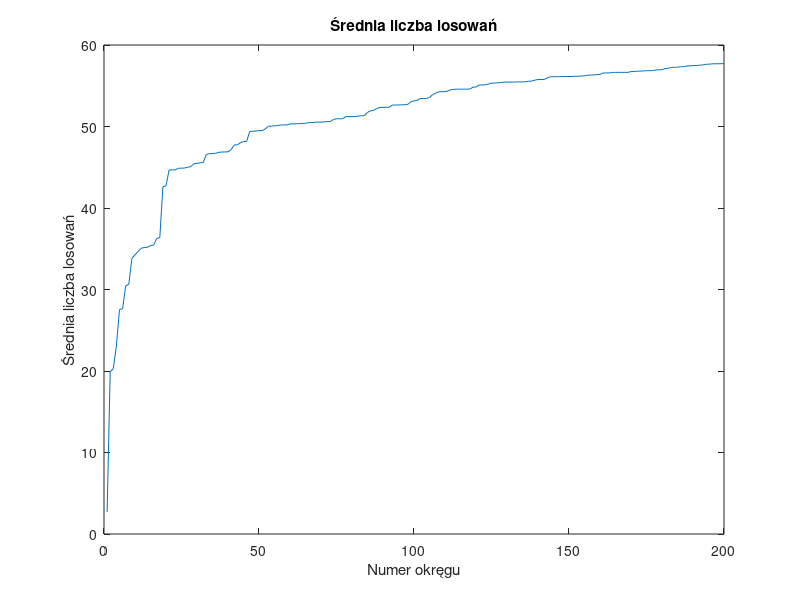

Reproduce this figure in MATLAB.
function main
    n_max = 200;
    a = 10;
    r_max = a/2; 
    
    [circles, index_number, circle_areas, rand_counts, counts_mean] = generate_circles(a, r_max, n_max);
    plot_counts_mean(circle_areas);
end

function [circles, index_number, circle_areas, rand_counts, counts_mean] = generate_circles(a, r_max, n_max)
    % a - długość boku kwadratu
    % r_max - maksymalny promień okręgu
    % n_max - maksymalna liczba okręgów
    % circles - macierz zawierająca informacje o okręgach
    index_number = 193064;
    L1 = mod(index_number, 10);

    circles = zeros([n_max, 3]);
    rand_counts = zeros([n_max, 1]);
    counts_mean = zeros([n_max, 1]);
    for i = 1:n_max
        counts = 0;
        while true
            collides = 0;
            r = r_max*rand(1);
            x = a*rand(1);
            y = a*rand(1);
            counts = counts + 1;

            for j = 1:i-1
                distance_x = x - circles(j, 1);
                distance_y = y - circles(j, 2);
                distance = sqrt(distance_x^2 + distance_y^2);
                if distance <= r + circles(j, 3)
                    collides = 1;
                end
            end
            if (x + r <= a) && (x - r >= 0) && (y + r <= a) && (y - r >= 0) && collides == 0
                break
            end
        end
        circles(i, 1) = x;
        circles(i, 2) = y;
        circles(i, 3) = r;
        rand_counts(i) = counts;
        counts_mean(i) = mean(rand_counts(1:i));
    end

    if mod(L1, 2) == 1
        circles = transpose(circles);
    end

    circle_areas = cumsum(pi * (circles(:, 3)).^2);
    circle_areas = transpose(circle_areas);
end

function plot_circles(a, circles, index_number)
    % a - długość boku kwadratu
    % circles - macierz zawierająca informacje o okręgach
    figure
    hold on
    axis equal
    axis([0 a 0 a])
    L1 = mod(index_number, 10);
    if mod(L1, 2) == 0
        for i = 1:size(circles, 1)
            plot_circle(circles(i, 3), circles(i, 1), circles(i, 2));
        end
    else
        for i = 1:size(circles, 2)
            plot_circle(circles(3, i), circles(1, i), circles(2, i));
        end
    end

    hold off
end

function plot_circle_areas(circle_areas)
    % circle_areas - wektor zawierający pole powierzchni okręgów
    figure
    plot(circle_areas)
    title('Pole kół')
    xlabel('Numer okręgu')
    ylabel('Pole okręgu')
end

function plot_counts_mean(counts_mean)
    % counts_mean - wektor zawierający średnią liczbę losowań
    figure
    plot(counts_mean)
    title('Średnia liczba losowań')
    xlabel('Numer okręgu')
    ylabel('Średnia liczba losowań')
    print -dpng 'zadanie5.png'
end
